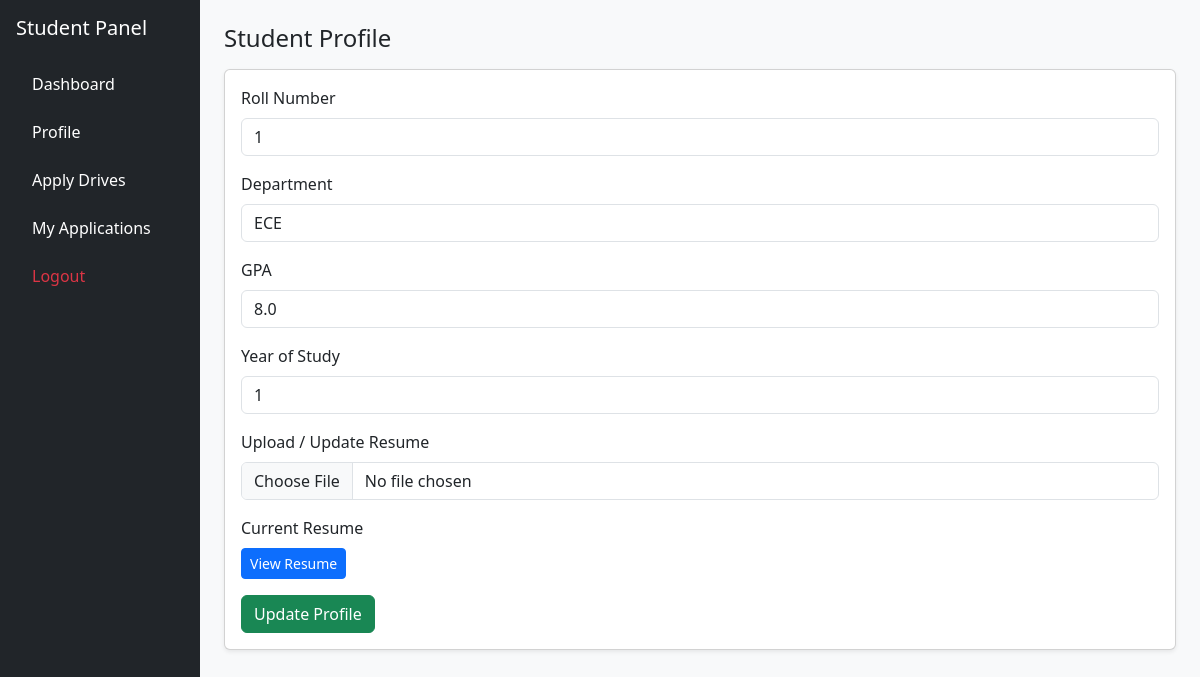
The app's page /student/profile (signed in) with its own data.
### application/models.py (models this page shows)
class Student(db.Model):
    id = db.Column(db.Integer, primary_key=True)
    userId = db.Column(db.Integer, db.ForeignKey('user.id'), nullable=False)
    rollNumber = db.Column(db.String(20), unique=True, nullable=False)
    department = db.Column(db.String(50), nullable=False)
    gpa = db.Column(db.Float, nullable=False)
    resume = db.Column(db.String(200), nullable=True)  # Path to resume file
    yearOfStudy = db.Column(db.Integer, nullable=False)
    applications = db.relationship("Application",back_populates="student", cascade="all, delete-orphan" )

### application/controllers.py (the view, shortened to what this page needs)
@app.route("/student/profile", methods=["GET", "POST"])
@login_required
def view_student_profile():
    student = Student.query.filter_by(userId=current_user.id).first()
    return render_template("studentprofile.html", student=student)

### app.py (called while the page is built)
def create_app():
    app = Flask(__name__)
    app.config['SECRET_KEY'] = "afgjke12359754iloyuremane45j"
    app.config['SQLALCHEMY_DATABASE_URI'] = 'sqlite:///placement_portal.sqlite3'
    app.config['SQLALCHEMY_TRACK_MODIFICATIONS'] = False
    app.debug = True
    db.init_app(app)
    login_manager.init_app(app)
    login_manager.login_view = "login"
    @login_manager.user_loader
    def load_user(user_id):
        if not user_id:
            return None
        try:
            uid = int(user_id)
        except Exception:
            return None
        user = User.query.get(uid)
        if user:
            return user
        return Company.query.get(uid)
    return app

### templates/studentprofile.html (shortened to what this page needs)
<!DOCTYPE html>
<html>
<head>
<link href="https://cdn.jsdelivr.net/npm/bootstrap@5.3.0/dist/css/bootstrap.min.css" rel="stylesheet">
</head>
<body class="bg-light">
<div class="container-fluid">
<div class="row">
<div class="col-md-3 col-lg-2 bg-dark text-white min-vh-100 p-3">
<h5 class="mb-4">Student Panel</h5>
<ul class="nav flex-column">
<li class="nav-item mb-2">
<a href="/student" class="nav-link text-white">Dashboard</a>
</li>
<li class="nav-item mb-2">
<a href="/student/profile" class="nav-link text-white">Profile</a>
</li>
<li class="nav-item mb-2">
<a href="/student/drives" class="nav-link text-white">Apply Drives</a>
</li>
<li class="nav-item mb-2">
<a href="/student/applications" class="nav-link text-white">My Applications</a>
</li>
<li class="nav-item">
<a href="/logout" class="nav-link text-danger">Logout</a>
</li>
</ul>
</div>
<div class="col-md-9 col-lg-10 p-4">
<h4>Student Profile</h4>
<div class="card shadow-sm mt-3">
<div class="card-body">
<form method="POST" enctype="multipart/form-data">
<div class="mb-3">
<label class="form-label">Roll Number</label>
<input name="rollNumber" class="form-control"
value="{{student.rollNumber}}" required>
</div>
<div class="mb-3">
<label class="form-label">Department</label>
<input name="department" class="form-control"
value="{{student.department}}" required>
</div>
<div class="mb-3">
<label class="form-label">GPA</label>
<input name="gpa" class="form-control"
value="{{student.gpa}}" required>
</div>
<div class="mb-3">
<label class="form-label">Year of Study</label>
<input name="yearOfStudy" class="form-control"
value="{{student.yearOfStudy}}" required>
</div>
<div class="mb-3">
<label class="form-label">Upload / Update Resume</label>
<input type="file" name="resume" class="form-control">
</div>
{% if student.resume %}
<div class="mb-3">
<label class="form-label">Current Resume</label>
<br>
<a href="/resume/{{student.resume}}"
class="btn btn-primary btn-sm"
target="_blank">
View Resume
</a>
</div>
{% endif %}
<button class="btn btn-success">
Update Profile
</button>
</form>
</div>
</div>
</div>
</div>
</div>
</body>
</html>

### records on screen
Student: rollNumber "1", department "ECE", gpa "8.0", yearOfStudy "1"
